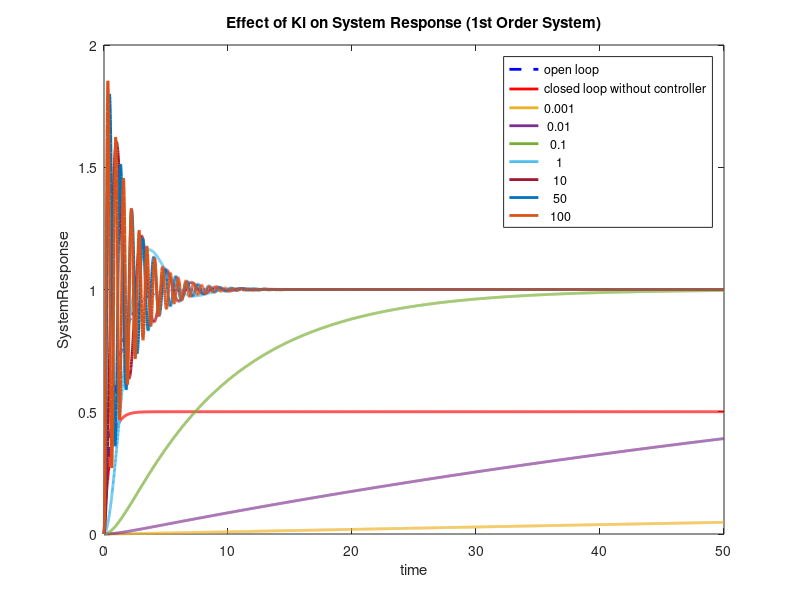

Here is the MATLAB script that generated this plot:
num = [1];
den = [1 1];

sys = tf (num,den);

figure;
t = 0:0.01:50;
ki_Values = [0.001,0.01,0.1,1,10,50,100];
openloopsRes = step(sys,t);

plot (t,openloopsRes,'--','linewidth',2,'color','b');
hold on

closedloopResWithOutController = step(sys/(1+sys),t);   % = G(s/1+G(s))      % without controller
plot (t,closedloopResWithOutController,'-','linewidth',2,'color','r');
hold on

for i = 1:length(ki_Values)
    Ki = ki_Values(i);
    I_Controller = tf (Ki,[1 0]);
    SysteWithController = series (I_Controller,sys);
    ClosedLoopSystemWithController = feedback(SysteWithController,1);

     [SystemResWithController,~] = step(ClosedLoopSystemWithController,t);

    plot (t,SystemResWithController,'linewidth',2);
    hold on

end
xlim([0,50]);
title('Effect of Ki on System Response (1st Order System)');
xlabel('time');
ylabel('SystemResponse');
legend(['open loop';'closed loop without controller';cellstr(num2str(ki_Values'))],'Location','best')